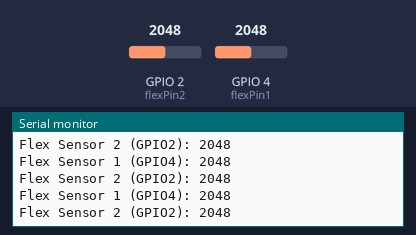
The sketch below on a simulated ESP32. On the bench: the last lines printed to the serial monitor. The inputs (shaded band) are chosen by the test bench; at power-on: GPIO 2 (flexPin2) = 2048, GPIO 4 (flexPin1) = 2048.

Above: at 1.2 s.
1.3 s: GPIO 2 (flexPin2) set to 2866
At 1.31 s:
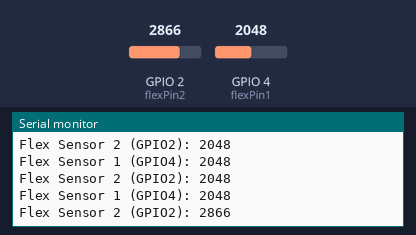
2.8 s: GPIO 4 (flexPin1) set to 2866
At 2.82 s:
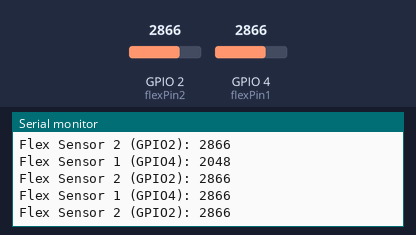
4.3 s: GPIO 2 (flexPin2) set to 3603
At 4.33 s:
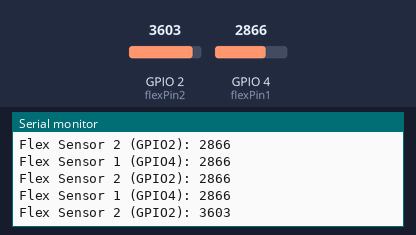
5.8 s: GPIO 4 (flexPin1) set to 3603
At 5.84 s:
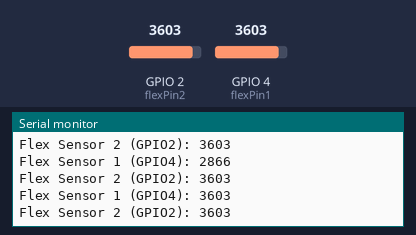
Timing chart, 0 to 8.3 s (numbered marks = the images above; inputs shaded):
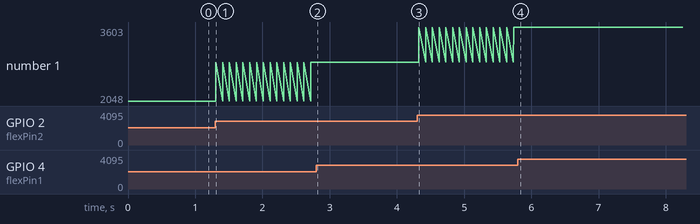

Measured:
- after the input at 1.3 s, the serial monitor: prints a new line at once (image 1)
- after the input at 2.8 s, the serial monitor: prints a new line at once (image 2)
- after the input at 4.3 s, the serial monitor: prints a new line at once (image 3)
- after the input at 5.8 s, the serial monitor: prints a new line at once (image 4)
- plotted number 1: 2048 → 2866 after the input at 1.3 s, 2866 → 3603 after the input at 4.3 s

The sketch:

FLEX-SENSORS.ino
```cpp
const int flexPin1 = 4;  // First flex sensor connected to GPIO4
const int flexPin2 = 2;  // Second flex sensor connected to GPIO2

  /**
   * @brief Initialises the serial port and sets the ADC to a wider input range.
   *
   * Configures the ADC for a wider input range to accomodate the flex sensor's
   * output voltage range. The ADC range is set to 0-3.6V by default. More info
   * can be found at:
   * https://randomnerdtutorials.com/esp32-adc-analog-read-arduino-ide/
   */
void setup() {
  Serial.begin(115200);
  analogSetAttenuation(ADC_11db);  // Configure ADC for a wider input range-> https://randomnerdtutorials.com/esp32-adc-analog-read-arduino-ide/
}

  /**
   * @brief Reads the analog values from the flex sensors and prints them to the serial console.
   *
   * The two flex sensors are read in sequence and the values are printed to the serial console
   * with a 100ms delay in between. The values are printed in the range of 0-4095.
   */
void loop() {

  int flexValue1 = analogRead(flexPin1);
  Serial.print("Flex Sensor 1 (GPIO4): ");
  Serial.println(flexValue1);


  int flexValue2 = analogRead(flexPin2);
  Serial.print("Flex Sensor 2 (GPIO2): ");
  Serial.println(flexValue2);

  delay(100);
}
```
